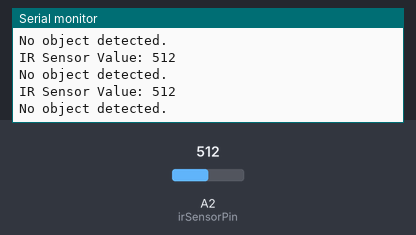
Bench run of a sketch on a simulated Arduino Uno, built with avr-gcc and run on an emulated ATmega328P. Parts: the last lines printed to the serial monitor. The inputs (shaded band) are chosen by the test bench; at power-on: A2 (irSensorPin) = 512.

Above: at 1.3 s.
1.4 s: A2 (irSensorPin) set to 716
At 1.82 s:
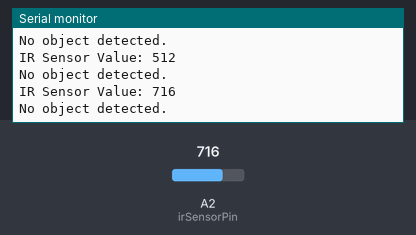
2.9 s: A2 (irSensorPin) set to 900
At 3.32 s:
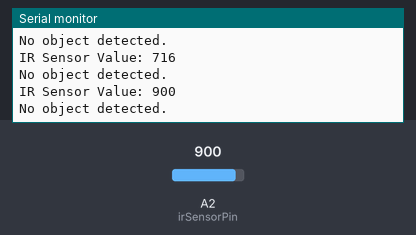
Timing chart, 0 to 5.9 s (numbered marks = the images above; inputs shaded):
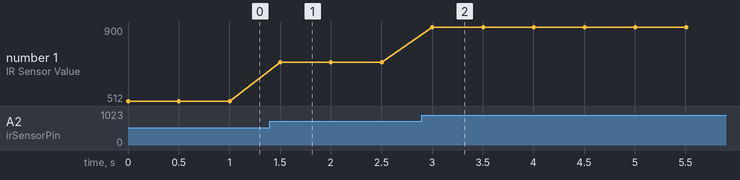

The sketch:

IR_Sensor.ino
```cpp
// Define the pin for IR sensor
const int irSensorPin = 2;  // IR sensor connected to analog pin A2

void setup() {
  // Initialize the serial communication at 9600 baud rate
  Serial.begin(9600);

  // Set the IR sensor pin as input
  pinMode(irSensorPin, INPUT);
}

void loop() {
  // Read the value from the IR sensor
  int sensorValue = analogRead(irSensorPin);

  // Display the sensor value on the serial monitor
  Serial.print("IR Sensor Value: ");
  Serial.println(sensorValue);

  // Check if the sensor value is above a certain threshold (e.g., detecting an object)
  if (sensorValue == HIGH) {
    Serial.println("Object detected!");
  } else {
    Serial.println("No object detected.");
  }

  // Wait for a short period before reading the value again
  delay(500);  // 500 ms delay
}
```

Measured:
- after the input at 1.4 s, the serial monitor: prints a new line after 0.10 s (image 1)
- after the input at 2.9 s, the serial monitor: prints a new line after 0.10 s (image 2)
- plotted number 1: 512 → 716 after the input at 1.4 s, 716 → 900 after the input at 2.9 s
